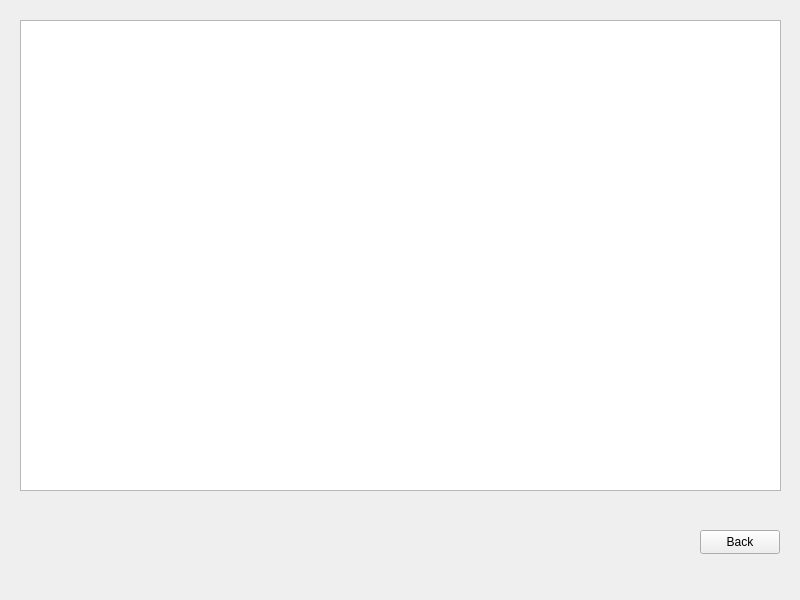
<?xml version="1.0" encoding="UTF-8"?>
<ui version="4.0">
 <class>infopage</class>
 <widget class="QWidget" name="infopage">
  <property name="geometry">
   <rect>
    <x>0</x>
    <y>0</y>
    <width>800</width>
    <height>600</height>
   </rect>
  </property>
  <property name="windowTitle">
   <string>Form</string>
  </property>
  <widget class="QTableView" name="infoTable">
   <property name="geometry">
    <rect>
     <x>20</x>
     <y>20</y>
     <width>761</width>
     <height>471</height>
    </rect>
   </property>
  </widget>
  <widget class="QPushButton" name="goBackButton">
   <property name="geometry">
    <rect>
     <x>700</x>
     <y>530</y>
     <width>80</width>
     <height>24</height>
    </rect>
   </property>
   <property name="text">
    <string>Back</string>
   </property>
  </widget>
 </widget>
 <resources/>
 <connections/>
</ui>
